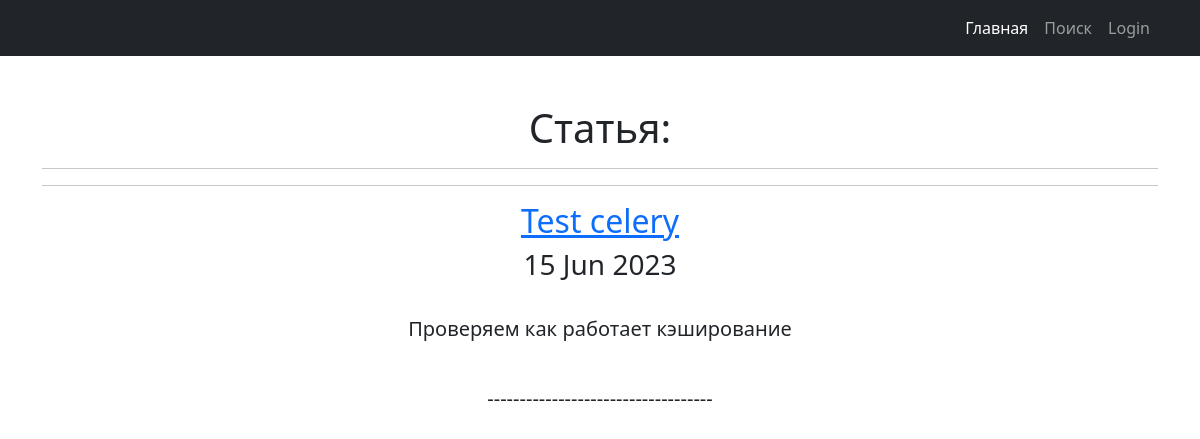
Page /news/41 on the earlier database version.
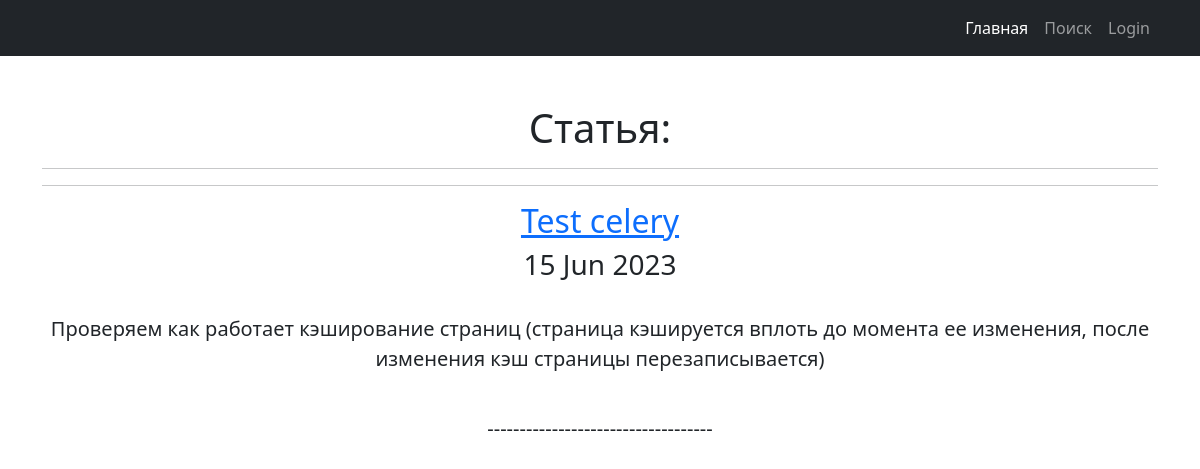
Same page on the later database version.
### news/models.py (models this page shows, shortened)
class Post(models.Model):
    article = 'at'
    news = 'nw'
    POST = [
        (article, 'Статья'),
        (news, 'Новости')
    ]
    author = models.ForeignKey(Author, on_delete=models.CASCADE)  # связь «один ко многим» с моделью Author;
    post_type = models.CharField(max_length=2, choices=POST, default='article')  # поле с выбором — статья или новость
    data_create = models.DateTimeField(auto_now_add=True)  # автоматически добавляемая дата и время создания;
    post_rating = models.IntegerField(default=0)  # рейтинг статьи/новости.
    post_header = models.CharField(max_length=255, default='')  # !!!!!!!!Изменить атрибуты  заголовок статьи/новости;
    post_text = models.TextField(default="")  # текст статьи/новости;
    categories = models.ManyToManyField(Category, through='PostCategory')

### news/views.py (the view)
# urls.py: path('news/<int:pk>', PostDetail.as_view(), name='post_detail'),
class PostDetail(DetailView):
    model = Post
    template_name = 'post.html'
    context_object_name = 'post'
    def get_object(self, *args, **kwargs):  # переопределяем метод получения объекта, как ни странно
        obj = cache.get(f'post-{self.kwargs["pk"]}', None)
        if not obj:
            obj = super().get_object(queryset=self.queryset)
            cache.set(f'post-{self.kwargs["pk"]}', obj)
            return obj

### templates/post.html (shortened to what this page needs)
{% extends 'flatpages/default.html' %}
{% load censor %}
{% block content %}
    {% if post %}
        <h1>Cтатья:</h1>
        <hr>
        <hr>
        <h2><a href="{% url 'post_detail' pk=post.id %}">{{ post.post_header|censor }}</a></h2>
        <h3>{{ post.data_create|date:'d M Y' }}</h3>
        <br>
        <p class="lead">{{ post.post_text|censor}}</p>
        <br>
   {% else %}
       <h2>Статей нет!</h2>
   {% endif %}
{% endblock content %}

Differences in the rows shown:
changed Post "Test celery": post_text|censor "Проверяем как работает кэширование" → "Проверяем как работает кэширование страниц (страница кэшируется вплоть до момента ее изменения, после изменения кэш страницы перезаписывается)"
